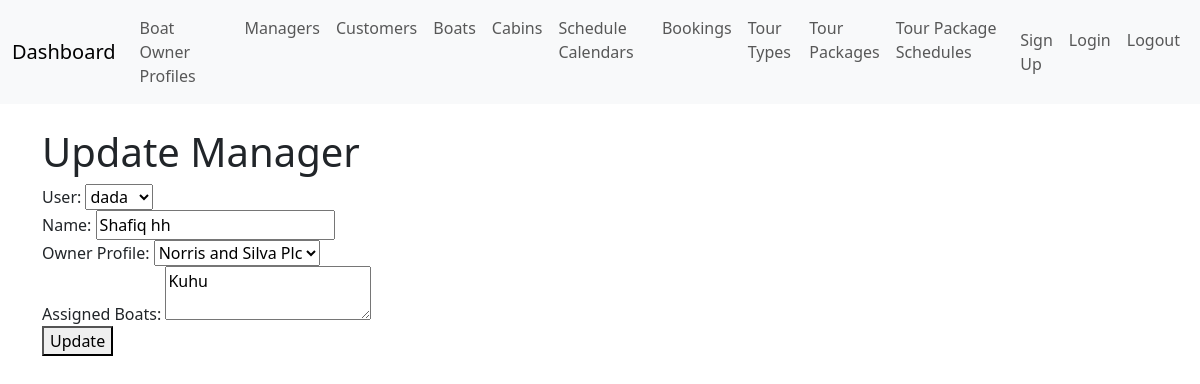
The app's page /managers/update/1/ with its own data.
### boats/models.py (models this page shows, shortened)
class Manager(models.Model):
    user = models.OneToOneField(User, on_delete=models.CASCADE, related_name='manager_profile')
    owner_profile = models.ForeignKey('boats.BoatOwnerProfile', on_delete=models.CASCADE, related_name='managers')
    name = models.CharField(max_length=255, blank=True, null=True)
    assigned_boats = models.TextField(blank=True, null=True)
    created_by = models.IntegerField(blank=True, null=True)
    created_at = models.DateTimeField(auto_now_add=True)
    updated_by = models.IntegerField(blank=True, null=True)
    updated_at = models.DateTimeField(auto_now=True)
    deleted_by = models.IntegerField(blank=True, null=True)
    deleted_at = models.DateTimeField(blank=True, null=True)

class User(AbstractUser):
    ROLES = [
        ('SuperAdmin', 'SuperAdmin'),
        ('Admin', 'Admin'),
        ('BoatOwner', 'BoatOwner'),
        ('Manager', 'Manager'),
        ('Customer', 'Customer'),
    ]
    name = models.CharField(max_length=255)
    username = models.CharField(max_length=255, unique=True)
    password = models.CharField(max_length=255)
    phone_number = models.CharField(max_length=15, blank=True, null=True)
    role = models.CharField(
        max_length=20,
        choices=ROLES,
        default=ROLES[-1][0],
    )
    created_by = models.IntegerField(blank=True, null=True)
    created_at = models.DateTimeField(auto_now_add=True)
    updated_by = models.IntegerField(blank=True, null=True)
    updated_at = models.DateTimeField(auto_now=True)
    deleted_by = models.IntegerField(blank=True, null=True)
    deleted_at = models.DateTimeField(blank=True, null=True)
    groups = models.ManyToManyField(
        'auth.Group',
        related_name='users_groups',
        blank=True
    )
    user_permissions = models.ManyToManyField(
        'auth.Permission',
        related_name='users_permissions',
        blank=True
    )

class BoatOwnerProfile(models.Model):
    user = models.OneToOneField(User, on_delete=models.CASCADE, related_name='boat_owner_profile')
    company_name = models.CharField(max_length=255)
    address = models.TextField()
    contact_number = models.CharField(max_length=15, blank=True, null=True)
    email = models.EmailField(blank=True, null=True)
    created_at = models.DateTimeField(auto_now_add=True)
    updated_at = models.DateTimeField(auto_now=True)

### boats/views.py (the view, shortened to what this page needs)
# urls.py: path('managers/update/<int:pk>/', views.update_manager_view, name='update_manager'),
@csrf_exempt
def update_manager_view(request, pk):
    manager = get_object_or_404(Manager, pk=pk)
    users = User.objects.all()
    owner_profiles = BoatOwnerProfile.objects.all()
    context = {
        'manager': manager,
        'users': users,
        'owner_profiles': owner_profiles,
    }
    return render(request, 'boats/manager_update.html', context)

### boats/templates/boats/manager_update.html (shortened to what this page needs)
{% extends 'base.html' %}
{% block content %}
    <h1>Update Manager</h1>
    <form method="post">
        <label for="user">User:</label>
        <select name="user" id="user">
            {% for user in users %}
            <option value="{{ user.id }}" {% if user == manager.user %}selected{% endif %}>
                {{ user.username }}
            </option>
            {% endfor %}
        </select>
        <br>
        <label for="name">Name:</label>
        <input type="text" name="name" id="name" value="{{ manager.name }}">
        <br>
        <label for="owner_profile">Owner Profile:</label>
        <select name="owner_profile" id="owner_profile">
            {% for owner_profile in owner_profiles %}
            <option value="{{ owner_profile.id }}" {% if owner_profile == manager.owner_profile %}selected{% endif %}>
                {{ owner_profile.company_name }}
            </option>
            {% endfor %}
        </select>
        <br>
        <label for="assigned_boats">Assigned Boats:</label>
        <textarea name="assigned_boats" id="assigned_boats">{{ manager.assigned_boats }}</textarea>
        <br>
        <button type="submit">Update</button>
    </form>
{% endblock %}

### records on screen
Manager: user "dada", name "Shafiq hh", owner_profile "Norris and Silva Plc", assigned_boats "Kuhu"
